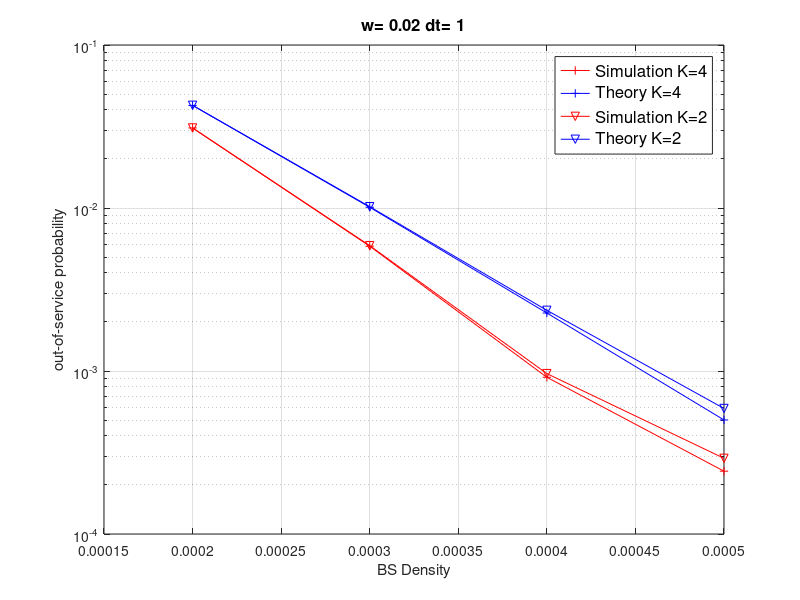
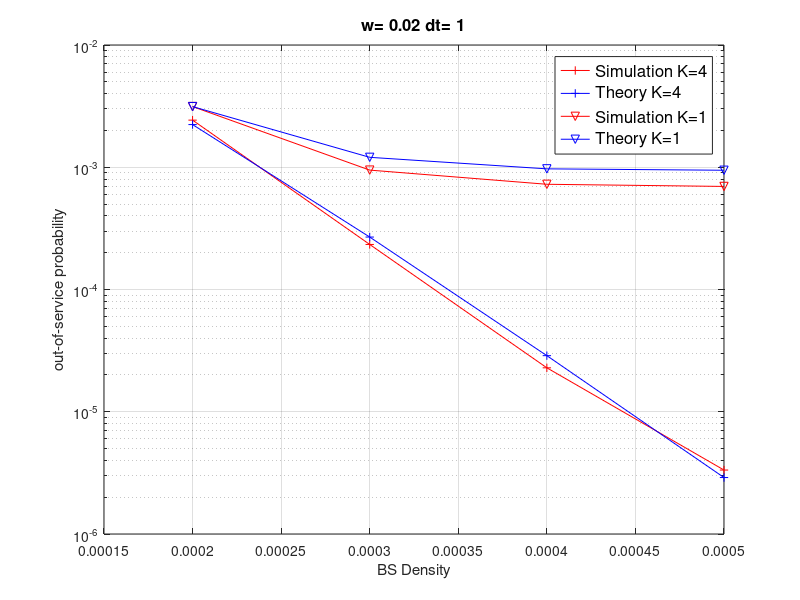
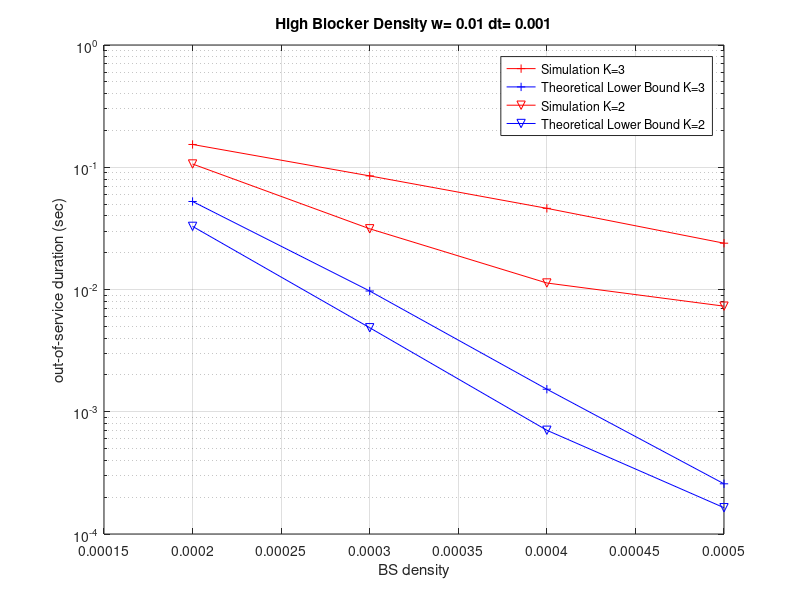
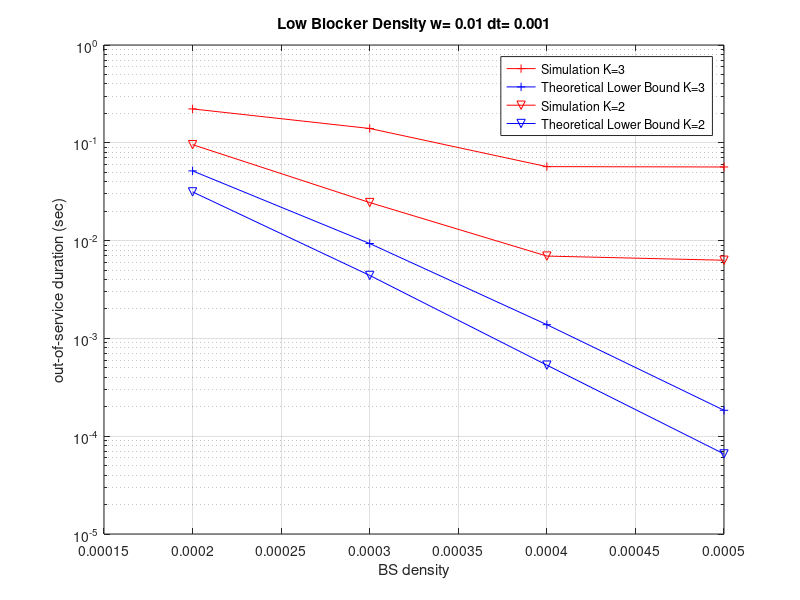

Recreate these plots in MATLAB, in order.
%% out-of-service probability

discovery = [1 5 20 200 1000]*10^(-3);
preparation = [10 20]*10^(-3);
densityBL = [0.01 0.1];
lambda_BS = [200 300 400 500]*10^(-6);
connectivity = [1 2 3 4];

load('finalresults.mat')
load('NoRLF_Numerical-Results.mat')

D_BL =2;
dt = 5;
w=2;
figure()

K_1=4;
semilogy(lambda_BS, reshape(final_results(dt,w,:,K_1,D_BL),[],1),'-+r')
hold on;
grid on;
semilogy(lambda_BS,P_OS(:,K_1,w,dt,D_BL),'-b+')

K_2=2;
semilogy(lambda_BS, reshape(final_results(dt,w,:,K_2,D_BL),[],1),'-vr')
semilogy(lambda_BS,P_OS(:,K_2,w,dt,D_BL),'-bv')

legend({['Simulation K=',num2str(K_1)],['Theory K=',num2str(K_1)],['Simulation K=',num2str(K_2)],['Theory K=',num2str(K_2)]},'FontSize',12)
xlabel('BS Density')
ylabel('out-of-service probability')
title(['w= ',num2str(preparation(w)),' dt= ', num2str(discovery(dt))],'FontSize',12)

D_BL =1;
figure()

K_1=4;
semilogy(lambda_BS, reshape(final_results(dt,w,:,K_1,D_BL),[],1),'-+r')
hold on;
grid on;
semilogy(lambda_BS,P_OS(:,K_1,w,dt,D_BL),'-b+')

K_2=1;
semilogy(lambda_BS, reshape(final_results(dt,w,:,K_2,D_BL),[],1),'-vr')
semilogy(lambda_BS,P_OS(:,K_2,w,dt,D_BL),'-bv')

legend({['Simulation K=',num2str(K_1)],['Theory K=',num2str(K_1)],['Simulation K=',num2str(K_2)],['Theory K=',num2str(K_2)]},'FontSize',12)
xlabel('BS Density')
ylabel('out-of-service probability')
title(['w= ',num2str(preparation(w)),' dt= ', num2str(discovery(dt)) ],'FontSize',12 )

%% expected out-of-service duration
load('BlockageDatav1.mat')
mean_blockages1 = mean_blockages;
load('BlockageDatav2.mat')
mean_blockages2 = mean_blockages;

load('NoRLF_BlockageDurationTheoryResults.mat')

D_BL =2;
dt = 1;
w=1;
figure()

K_1=3;
semilogy(lambda_BS, reshape(mean_blockages1(dt,w,:,K_1,D_BL),[],1),'-+r')
hold on;
grid on;
semilogy(lambda_BS,reshape(EXP_OS_DUR(dt,w,:,K_1,D_BL),[],1),'-b+')

K_2=2;
semilogy(lambda_BS, reshape(mean_blockages1(dt,w,:,K_2,D_BL),[],1),'-vr')
semilogy(lambda_BS,reshape(EXP_OS_DUR(dt,w,:,K_2,D_BL),[],1),'-bv')

legend(['Simulation K=',num2str(K_1)],['Theoretical Lower Bound K=',num2str(K_1)],['Simulation K=',num2str(K_2)],['Theoretical Lower Bound K=',num2str(K_2)])
title(['High Blocker Density w= ',num2str(preparation(w)),' dt= ', num2str(discovery(dt)) ] )
ylabel('out-of-service duration (sec)')
xlabel('BS density')


figure()
D_BL=1;

K_1=3;
semilogy(lambda_BS, reshape(mean_blockages1(dt,w,:,K_1,D_BL),[],1),'-+r')
hold on;
grid on;
semilogy(lambda_BS,reshape(EXP_OS_DUR(dt,w,:,K_1,D_BL),[],1),'-b+')

K_2=2;
semilogy(lambda_BS, reshape(mean_blockages1(dt,w,:,K_2,D_BL),[],1),'-vr')
semilogy(lambda_BS,reshape(EXP_OS_DUR(dt,w,:,K_2,D_BL),[],1),'-bv')

legend(['Simulation K=',num2str(K_1)],['Theoretical Lower Bound K=',num2str(K_1)],['Simulation K=',num2str(K_2)],['Theoretical Lower Bound K=',num2str(K_2)])

title(['Low Blocker Density w= ',num2str(preparation(w)),' dt= ', num2str(discovery(dt)) ] )
ylabel('out-of-service duration (sec)')
xlabel('BS density')



